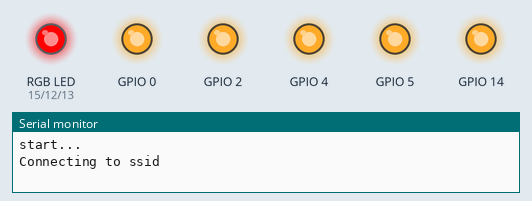
Recording of a sketch running on a simulated ESP8266 (NodeMCU). Parts: an RGB LED mixed from three pins (HIGH = lit), output pins drawn as LEDs (lit = HIGH), the last lines printed to the serial monitor. WiFi joins after 1.5 s; servers stay silent unless stated; uploads are accepted with an empty reply. At 5.4 s the program puts the board to deep sleep or switches it off; the recording ends there.

Above: at 0.1 s.
At 3.4 s:
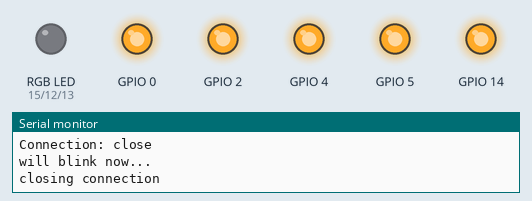
Timing chart, 0 to 4.9 s (numbered marks = the images above):
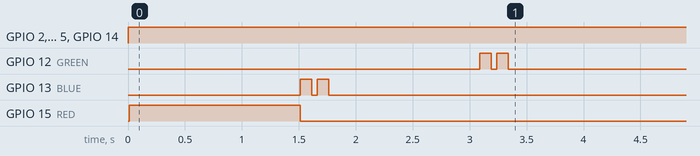

The sketch:

WiFiClientDweetSleepSimpler.ino
```cpp
/*
 *  This sketch sends data via HTTP GET requests to data.sparkfun.com service.
 *
 *  You need to get streamId and privateKey at data.sparkfun.com and paste them
 *  below. Or just customize this script to talk to other HTTP servers.
 *
 */
#include <ESP8266WiFi.h>

const char* ssid     = "ssid";
const char* password = "password";

const char* host = "www.dweet.io";

//sensor
const int analogInPin = A0;
int sensorValue = 0;        // value read from the pot

//rgb 12, 13, 15
const int RED = 15;  //RED
const int GREEN = 12; //GREEN
const int BLUE = 13; //BLUE

void setup() {
  // disable all output to save power
  turnOff(0);
  turnOff(2);
  turnOff(4);
  turnOff(5);
  turnOff(12);
  turnOff(13);
  turnOff(14);
  turnOff(15);

  Serial.println("start...");
  connectWifi();
  updateDweet();
  Serial.println("goint to sleep. good night.");
  ESP.deepSleep(600*1000000, WAKE_RF_DEFAULT); // Sleep for 10 minutes
}

int value = 0;

void loop() {

}

void connectWifi(){
  pinMode(RED, OUTPUT);
  pinMode(GREEN, OUTPUT);
  pinMode(BLUE, OUTPUT);
  digitalWrite(RED, LOW);
  digitalWrite(GREEN, LOW);
  digitalWrite(BLUE, LOW);

  Serial.begin(115200);
  delay(10);

  // We start by connecting to a WiFi network
  digitalWrite(RED, HIGH);
  Serial.println();
  Serial.println();
  Serial.print("Connecting to ");
  Serial.println(ssid);

  WiFi.begin(ssid, password);

  while (WiFi.status() != WL_CONNECTED) {
    delay(500);
    Serial.print(".");
  }

  Serial.println("");
  Serial.println("WiFi connected");
  Serial.println("IP address: ");
  Serial.println(WiFi.localIP());
  digitalWrite(RED, LOW);
  blinkLed(BLUE);

}

void updateDweet(){
  Serial.print("updateDweet method");
  ++value;

  Serial.print("connecting to ");
  Serial.println(host);

  // Use WiFiClient class to create TCP connections
  WiFiClient client;
  const int httpPort = 80;
  if (!client.connect(host, httpPort)) {
    Serial.println("connection failed");
    blinkLed(RED);
    return;
  }

  // We now create a URI for the request
  sensorValue = analogRead(analogInPin);
  int r = millis();
  String url = "/dweet/for/MY_THING?counter=";
  url += r;
  url += "&light=";
  url += sensorValue;
  //url+= value;

  Serial.print("Requesting URL: ");
  Serial.println(url);

  // This will send the request to the server
  client.print(String("GET ") + url + " HTTP/1.1\r\n" +
               "Host: " + host + "\r\n" +
               "Connection: close\r\n\r\n");
  delay(10);

  // Read all the lines of the reply from server and print them to Serial
  while(client.available()){
    String line = client.readStringUntil('\r');
    Serial.print(line);
  }

  Serial.println();
  blinkLed(GREEN);
  Serial.println("closing connection");
  delay(2000);
}

void blinkLed(int color) {
  Serial.println("will blink now...");
  for (int i = 0; i < 2; i++) {
    digitalWrite(color, HIGH);
    delay(100);
    digitalWrite(color, LOW);
    delay(50);
  }
}

void turnOff(int pin) {
  pinMode(pin, OUTPUT);
  digitalWrite(pin, 1);
}
```

Measured:
- by itself, GPIO 2, GPIO 4, GPIO 5, GPIO 14: LOW → HIGH at 0.00 s
- by itself, GPIO 13 (BLUE): alternates HIGH for 0.10 s and LOW for 0.05 s, 4 changes in all, then stays LOW
- by itself, GPIO 15 (RED): LOW → HIGH at 0.01 s, → LOW 1.5 s later
